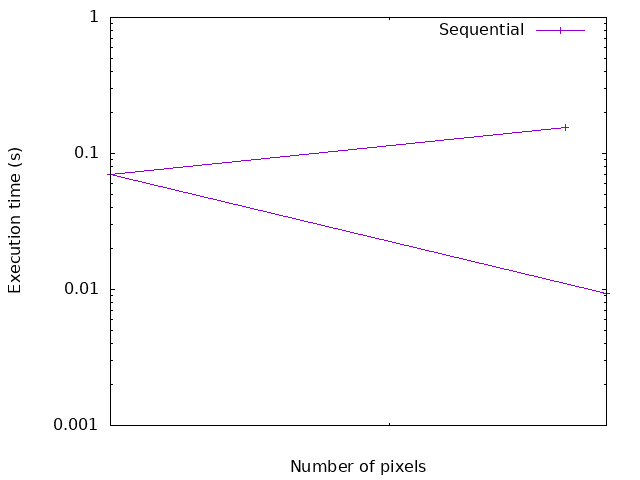

Generate this figure with gnuplot:
set terminal png
set logscale x
set logscale y
set xlabel "Number of pixels"
set ylabel "Execution time (s)"
plot "perfs.log" using ($1*$2):3 title "Sequential" with linespoints
